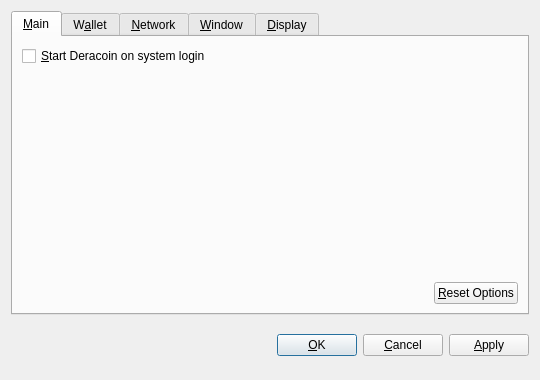
<?xml version="1.0" encoding="UTF-8"?>
<ui version="4.0">
 <class>OptionsDialog</class>
 <widget class="QDialog" name="OptionsDialog">
  <property name="geometry">
   <rect>
    <x>0</x>
    <y>0</y>
    <width>540</width>
    <height>380</height>
   </rect>
  </property>
  <property name="windowTitle">
   <string>Options</string>
  </property>
  <property name="modal">
   <bool>true</bool>
  </property>
  <layout class="QVBoxLayout" name="verticalLayout">
   <item>
    <widget class="QTabWidget" name="tabWidget">
     <property name="tabPosition">
      <enum>QTabWidget::North</enum>
     </property>
     <property name="currentIndex">
      <number>0</number>
     </property>
     <widget class="QWidget" name="tabMain">
      <attribute name="title">
       <string>&amp;Main</string>
      </attribute>
      <layout class="QVBoxLayout" name="verticalLayout_Main">
       <item>
        <widget class="QCheckBox" name="bitcoinAtStartup">
         <property name="toolTip">
          <string>Automatically start Deracoin after logging in to the system.</string>
         </property>
         <property name="text">
          <string>&amp;Start Deracoin on system login</string>
         </property>
        </widget>
       </item>
       <item>
        <spacer name="verticalSpacer_Main">
         <property name="orientation">
          <enum>Qt::Vertical</enum>
         </property>
         <property name="sizeHint" stdset="0">
          <size>
           <width>20</width>
           <height>40</height>
          </size>
         </property>
        </spacer>
       </item>
       <item>
        <layout class="QHBoxLayout" name="horizontalLayout_2_Main">
         <item>
          <spacer name="horizontalSpacer_2_Main">
           <property name="orientation">
            <enum>Qt::Horizontal</enum>
           </property>
           <property name="sizeHint" stdset="0">
            <size>
             <width>40</width>
             <height>20</height>
            </size>
           </property>
          </spacer>
         </item>
         <item>
          <widget class="QPushButton" name="resetButton">
           <property name="toolTip">
            <string>Reset all client options to default.</string>
           </property>
           <property name="text">
            <string>&amp;Reset Options</string>
           </property>
           <property name="autoDefault">
            <bool>false</bool>
           </property>
          </widget>
         </item>
        </layout>
       </item>
      </layout>
     </widget>
     <widget class="QWidget" name="tabWallet">
      <attribute name="title">
       <string>W&amp;allet</string>
      </attribute>
      <layout class="QVBoxLayout" name="verticalLayout_Network">
       <item>
        <widget class="QLabel" name="transactionFeeInfoLabel">
         <property name="text">
          <string>Optional transaction fee per kB that helps make sure your transactions are processed quickly. Most transactions are 1 kB.</string>
         </property>
         <property name="textFormat">
          <enum>Qt::PlainText</enum>
         </property>
         <property name="wordWrap">
          <bool>true</bool>
         </property>
        </widget>
       </item>
       <item>
        <layout class="QHBoxLayout" name="horizontalLayout_1_Main">
         <item>
          <widget class="QLabel" name="transactionFeeLabel">
           <property name="text">
            <string>Pay transaction &amp;fee</string>
           </property>
           <property name="textFormat">
            <enum>Qt::PlainText</enum>
           </property>
           <property name="buddy">
            <cstring>transactionFee</cstring>
           </property>
          </widget>
         </item>
         <item>
          <widget class="BitcoinAmountField" name="transactionFee"/>
         </item>
         <item>
          <spacer name="horizontalSpacer_1_Main">
           <property name="orientation">
            <enum>Qt::Horizontal</enum>
           </property>
           <property name="sizeHint" stdset="0">
            <size>
             <width>40</width>
             <height>20</height>
            </size>
           </property>
          </spacer>
         </item>
        </layout>
       </item>
       <item>
        <widget class="QLabel" name="label">
         <property name="text">
          <string>If you disable the spending of unconfirmed change, the change from a transaction cannot be used until that transaction has at least one confirmation. This also affects how your balance is computed.</string>
         </property>
         <property name="wordWrap">
          <bool>true</bool>
         </property>
        </widget>
       </item>
       <item>
        <widget class="QCheckBox" name="spendZeroConfChange">
         <property name="text">
          <string>Spend unconfirmed change  (experts only)</string>
         </property>
        </widget>
       </item>
       <item>
        <spacer name="verticalSpacer">
         <property name="orientation">
          <enum>Qt::Vertical</enum>
         </property>
         <property name="sizeHint" stdset="0">
          <size>
           <width>20</width>
           <height>40</height>
          </size>
         </property>
        </spacer>
       </item>
      </layout>
     </widget>
     <widget class="QWidget" name="tabNetwork">
      <attribute name="title">
       <string>&amp;Network</string>
      </attribute>
      <layout class="QVBoxLayout" name="verticalLayout_Network">
       <item>
        <widget class="QCheckBox" name="mapPortUpnp">
         <property name="toolTip">
          <string>Automatically open the Deracoin client port on the router. This only works when your router supports UPnP and it is enabled.</string>
         </property>
         <property name="text">
          <string>Map port using &amp;UPnP</string>
         </property>
        </widget>
       </item>
       <item>
        <widget class="QCheckBox" name="connectSocks">
         <property name="toolTip">
          <string>Connect to the Deracoin network through a SOCKS proxy (e.g. when connecting through Tor).</string>
         </property>
         <property name="text">
          <string>&amp;Connect through SOCKS proxy:</string>
         </property>
        </widget>
       </item>
       <item>
        <layout class="QHBoxLayout" name="horizontalLayout_Network">
         <item>
          <widget class="QLabel" name="proxyIpLabel">
           <property name="text">
            <string>Proxy &amp;IP:</string>
           </property>
           <property name="textFormat">
            <enum>Qt::PlainText</enum>
           </property>
           <property name="buddy">
            <cstring>proxyIp</cstring>
           </property>
          </widget>
         </item>
         <item>
          <widget class="QValidatedLineEdit" name="proxyIp">
           <property name="maximumSize">
            <size>
             <width>140</width>
             <height>16777215</height>
            </size>
           </property>
           <property name="toolTip">
            <string>IP address of the proxy (e.g. 127.0.0.1)</string>
           </property>
          </widget>
         </item>
         <item>
          <widget class="QLabel" name="proxyPortLabel">
           <property name="text">
            <string>&amp;Port:</string>
           </property>
           <property name="textFormat">
            <enum>Qt::PlainText</enum>
           </property>
           <property name="buddy">
            <cstring>proxyPort</cstring>
           </property>
          </widget>
         </item>
         <item>
          <widget class="QLineEdit" name="proxyPort">
           <property name="maximumSize">
            <size>
             <width>55</width>
             <height>16777215</height>
            </size>
           </property>
           <property name="toolTip">
            <string>Port of the proxy (e.g. 9050)</string>
           </property>
          </widget>
         </item>
         <item>
          <widget class="QLabel" name="socksVersionLabel">
           <property name="text">
            <string>SOCKS &amp;Version:</string>
           </property>
           <property name="textFormat">
            <enum>Qt::PlainText</enum>
           </property>
           <property name="buddy">
            <cstring>socksVersion</cstring>
           </property>
          </widget>
         </item>
         <item>
          <widget class="QValueComboBox" name="socksVersion">
           <property name="toolTip">
            <string>SOCKS version of the proxy (e.g. 5)</string>
           </property>
          </widget>
         </item>
         <item>
          <spacer name="horizontalSpacer_Network">
           <property name="orientation">
            <enum>Qt::Horizontal</enum>
           </property>
           <property name="sizeHint" stdset="0">
            <size>
             <width>40</width>
             <height>20</height>
            </size>
           </property>
          </spacer>
         </item>
        </layout>
       </item>
       <item>
        <spacer name="verticalSpacer_Network">
         <property name="orientation">
          <enum>Qt::Vertical</enum>
         </property>
         <property name="sizeHint" stdset="0">
          <size>
           <width>20</width>
           <height>40</height>
          </size>
         </property>
        </spacer>
       </item>
      </layout>
     </widget>
     <widget class="QWidget" name="tabWindow">
      <attribute name="title">
       <string>&amp;Window</string>
      </attribute>
      <layout class="QVBoxLayout" name="verticalLayout_Window">
       <item>
        <widget class="QCheckBox" name="minimizeToTray">
         <property name="toolTip">
          <string>Show only a tray icon after minimizing the window.</string>
         </property>
         <property name="text">
          <string>&amp;Minimize to the tray instead of the taskbar</string>
         </property>
        </widget>
       </item>
       <item>
        <widget class="QCheckBox" name="minimizeOnClose">
         <property name="toolTip">
          <string>Minimize instead of exit the application when the window is closed. When this option is enabled, the application will be closed only after selecting Quit in the menu.</string>
         </property>
         <property name="text">
          <string>M&amp;inimize on close</string>
         </property>
        </widget>
       </item>
       <item>
        <spacer name="verticalSpacer_Window">
         <property name="orientation">
          <enum>Qt::Vertical</enum>
         </property>
         <property name="sizeHint" stdset="0">
          <size>
           <width>20</width>
           <height>40</height>
          </size>
         </property>
        </spacer>
       </item>
      </layout>
     </widget>
     <widget class="QWidget" name="tabDisplay">
      <attribute name="title">
       <string>&amp;Display</string>
      </attribute>
      <layout class="QVBoxLayout" name="verticalLayout_Display">
       <item>
        <layout class="QHBoxLayout" name="horizontalLayout_1_Display">
         <item>
          <widget class="QLabel" name="langLabel">
           <property name="text">
            <string>User Interface &amp;language:</string>
           </property>
           <property name="textFormat">
            <enum>Qt::PlainText</enum>
           </property>
           <property name="buddy">
            <cstring>lang</cstring>
           </property>
          </widget>
         </item>
         <item>
          <widget class="QValueComboBox" name="lang">
           <property name="toolTip">
            <string>The user interface language can be set here. This setting will take effect after restarting Deracoin.</string>
           </property>
          </widget>
         </item>
        </layout>
       </item>
       <item>
        <layout class="QHBoxLayout" name="horizontalLayout_2_Display">
         <item>
          <widget class="QLabel" name="unitLabel">
           <property name="text">
            <string>&amp;Unit to show amounts in:</string>
           </property>
           <property name="textFormat">
            <enum>Qt::PlainText</enum>
           </property>
           <property name="buddy">
            <cstring>unit</cstring>
           </property>
          </widget>
         </item>
         <item>
          <widget class="QValueComboBox" name="unit">
           <property name="toolTip">
            <string>Choose the default subdivision unit to show in the interface and when sending coins.</string>
           </property>
          </widget>
         </item>
        </layout>
       </item>
       <item>
        <widget class="QCheckBox" name="displayAddresses">
         <property name="toolTip">
          <string>Whether to show Deracoin addresses in the transaction list or not.</string>
         </property>
         <property name="text">
          <string>&amp;Display addresses in transaction list</string>
         </property>
        </widget>
       </item>
       <item>
        <widget class="QCheckBox" name="coinControlFeatures">
         <property name="toolTip">
          <string>Whether to show coin control features or not.</string>
         </property>
         <property name="text">
          <string>Display coin &amp;control features (experts only!)</string>
         </property>
        </widget>
       </item>
       <item>
        <spacer name="verticalSpacer_Display">
         <property name="orientation">
          <enum>Qt::Vertical</enum>
         </property>
         <property name="sizeHint" stdset="0">
          <size>
           <width>20</width>
           <height>40</height>
          </size>
         </property>
        </spacer>
       </item>
      </layout>
     </widget>
    </widget>
   </item>
   <item>
    <layout class="QHBoxLayout" name="horizontalLayout_Buttons">
     <item>
      <spacer name="horizontalSpacer_1">
       <property name="orientation">
        <enum>Qt::Horizontal</enum>
       </property>
       <property name="sizeHint" stdset="0">
        <size>
         <width>40</width>
         <height>48</height>
        </size>
       </property>
      </spacer>
     </item>
     <item>
      <widget class="QLabel" name="statusLabel">
       <property name="font">
        <font>
         <weight>75</weight>
         <bold>true</bold>
        </font>
       </property>
       <property name="text">
        <string/>
       </property>
       <property name="textFormat">
        <enum>Qt::PlainText</enum>
       </property>
       <property name="wordWrap">
        <bool>true</bool>
       </property>
      </widget>
     </item>
     <item>
      <spacer name="horizontalSpacer_2">
       <property name="orientation">
        <enum>Qt::Horizontal</enum>
       </property>
       <property name="sizeHint" stdset="0">
        <size>
         <width>40</width>
         <height>48</height>
        </size>
       </property>
      </spacer>
     </item>
     <item>
      <widget class="QPushButton" name="okButton">
       <property name="text">
        <string>&amp;OK</string>
       </property>
      </widget>
     </item>
     <item>
      <widget class="QPushButton" name="cancelButton">
       <property name="text">
        <string>&amp;Cancel</string>
       </property>
       <property name="autoDefault">
        <bool>false</bool>
       </property>
      </widget>
     </item>
     <item>
      <widget class="QPushButton" name="applyButton">
       <property name="text">
        <string>&amp;Apply</string>
       </property>
       <property name="autoDefault">
        <bool>false</bool>
       </property>
      </widget>
     </item>
    </layout>
   </item>
  </layout>
 </widget>
 <customwidgets>
  <customwidget>
   <class>BitcoinAmountField</class>
   <extends>QSpinBox</extends>
   <header>bitcoinamountfield.h</header>
  </customwidget>
  <customwidget>
   <class>QValueComboBox</class>
   <extends>QComboBox</extends>
   <header>qvaluecombobox.h</header>
  </customwidget>
  <customwidget>
   <class>QValidatedLineEdit</class>
   <extends>QLineEdit</extends>
   <header>qvalidatedlineedit.h</header>
  </customwidget>
 </customwidgets>
 <resources/>
 <connections/>
</ui>
